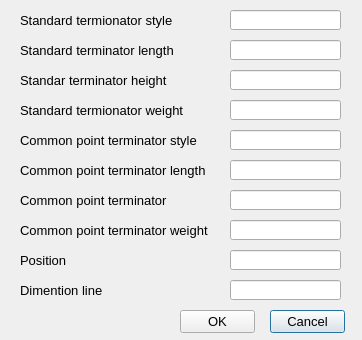
<?xml version="1.0" encoding="UTF-8"?>
<ui version="4.0">
 <class>dialog</class>
 <widget class="QDialog" name="dialog">
  <property name="geometry">
   <rect>
    <x>0</x>
    <y>0</y>
    <width>362</width>
    <height>340</height>
   </rect>
  </property>
  <property name="font">
   <font>
    <pointsize>10</pointsize>
   </font>
  </property>
  <property name="windowTitle">
   <string>Dimension terminator options</string>
  </property>
  <widget class="QLabel" name="label_53">
   <property name="geometry">
    <rect>
     <x>20</x>
     <y>10</y>
     <width>211</width>
     <height>20</height>
    </rect>
   </property>
   <property name="font">
    <font>
     <pointsize>10</pointsize>
    </font>
   </property>
   <property name="text">
    <string>Standard termionator style</string>
   </property>
   <property name="alignment">
    <set>Qt::AlignLeading|Qt::AlignLeft|Qt::AlignVCenter</set>
   </property>
  </widget>
  <widget class="QLineEdit" name="lineEdit_35">
   <property name="geometry">
    <rect>
     <x>230</x>
     <y>10</y>
     <width>111</width>
     <height>20</height>
    </rect>
   </property>
  </widget>
  <widget class="QLineEdit" name="lineEdit_36">
   <property name="geometry">
    <rect>
     <x>230</x>
     <y>40</y>
     <width>111</width>
     <height>20</height>
    </rect>
   </property>
  </widget>
  <widget class="QLabel" name="label_54">
   <property name="geometry">
    <rect>
     <x>20</x>
     <y>40</y>
     <width>211</width>
     <height>20</height>
    </rect>
   </property>
   <property name="font">
    <font>
     <pointsize>10</pointsize>
    </font>
   </property>
   <property name="text">
    <string>Standard terminator length</string>
   </property>
   <property name="alignment">
    <set>Qt::AlignLeading|Qt::AlignLeft|Qt::AlignVCenter</set>
   </property>
  </widget>
  <widget class="QPushButton" name="pushButton_3">
   <property name="geometry">
    <rect>
     <x>270</x>
     <y>310</y>
     <width>75</width>
     <height>23</height>
    </rect>
   </property>
   <property name="text">
    <string>Cancel</string>
   </property>
  </widget>
  <widget class="QPushButton" name="pushButton_4">
   <property name="geometry">
    <rect>
     <x>180</x>
     <y>310</y>
     <width>75</width>
     <height>23</height>
    </rect>
   </property>
   <property name="text">
    <string>OK</string>
   </property>
  </widget>
  <widget class="QLineEdit" name="lineEdit_38">
   <property name="geometry">
    <rect>
     <x>230</x>
     <y>70</y>
     <width>111</width>
     <height>20</height>
    </rect>
   </property>
  </widget>
  <widget class="QLabel" name="label_56">
   <property name="geometry">
    <rect>
     <x>20</x>
     <y>70</y>
     <width>211</width>
     <height>20</height>
    </rect>
   </property>
   <property name="font">
    <font>
     <pointsize>10</pointsize>
    </font>
   </property>
   <property name="text">
    <string>Standar terminator height</string>
   </property>
   <property name="alignment">
    <set>Qt::AlignLeading|Qt::AlignLeft|Qt::AlignVCenter</set>
   </property>
  </widget>
  <widget class="QLineEdit" name="lineEdit_37">
   <property name="geometry">
    <rect>
     <x>230</x>
     <y>100</y>
     <width>111</width>
     <height>20</height>
    </rect>
   </property>
  </widget>
  <widget class="QLineEdit" name="lineEdit_39">
   <property name="geometry">
    <rect>
     <x>230</x>
     <y>130</y>
     <width>111</width>
     <height>20</height>
    </rect>
   </property>
  </widget>
  <widget class="QLabel" name="label_57">
   <property name="geometry">
    <rect>
     <x>20</x>
     <y>160</y>
     <width>211</width>
     <height>20</height>
    </rect>
   </property>
   <property name="font">
    <font>
     <pointsize>10</pointsize>
    </font>
   </property>
   <property name="text">
    <string>Common point terminator length</string>
   </property>
   <property name="alignment">
    <set>Qt::AlignLeading|Qt::AlignLeft|Qt::AlignVCenter</set>
   </property>
  </widget>
  <widget class="QLabel" name="label_55">
   <property name="geometry">
    <rect>
     <x>20</x>
     <y>130</y>
     <width>211</width>
     <height>20</height>
    </rect>
   </property>
   <property name="font">
    <font>
     <pointsize>10</pointsize>
    </font>
   </property>
   <property name="text">
    <string>Common point terminator style</string>
   </property>
   <property name="alignment">
    <set>Qt::AlignLeading|Qt::AlignLeft|Qt::AlignVCenter</set>
   </property>
  </widget>
  <widget class="QLineEdit" name="lineEdit_40">
   <property name="geometry">
    <rect>
     <x>230</x>
     <y>160</y>
     <width>111</width>
     <height>20</height>
    </rect>
   </property>
  </widget>
  <widget class="QLabel" name="label_58">
   <property name="geometry">
    <rect>
     <x>20</x>
     <y>100</y>
     <width>211</width>
     <height>20</height>
    </rect>
   </property>
   <property name="font">
    <font>
     <pointsize>10</pointsize>
    </font>
   </property>
   <property name="text">
    <string>Standard termionator weight</string>
   </property>
   <property name="alignment">
    <set>Qt::AlignLeading|Qt::AlignLeft|Qt::AlignVCenter</set>
   </property>
  </widget>
  <widget class="QLineEdit" name="lineEdit_41">
   <property name="geometry">
    <rect>
     <x>230</x>
     <y>220</y>
     <width>111</width>
     <height>20</height>
    </rect>
   </property>
  </widget>
  <widget class="QLineEdit" name="lineEdit_42">
   <property name="geometry">
    <rect>
     <x>230</x>
     <y>190</y>
     <width>111</width>
     <height>20</height>
    </rect>
   </property>
  </widget>
  <widget class="QLabel" name="label_59">
   <property name="geometry">
    <rect>
     <x>20</x>
     <y>220</y>
     <width>211</width>
     <height>20</height>
    </rect>
   </property>
   <property name="font">
    <font>
     <pointsize>10</pointsize>
    </font>
   </property>
   <property name="text">
    <string>Common point terminator weight</string>
   </property>
   <property name="alignment">
    <set>Qt::AlignLeading|Qt::AlignLeft|Qt::AlignVCenter</set>
   </property>
  </widget>
  <widget class="QLabel" name="label_60">
   <property name="geometry">
    <rect>
     <x>20</x>
     <y>190</y>
     <width>211</width>
     <height>20</height>
    </rect>
   </property>
   <property name="font">
    <font>
     <pointsize>10</pointsize>
    </font>
   </property>
   <property name="text">
    <string>Common point terminator</string>
   </property>
   <property name="alignment">
    <set>Qt::AlignLeading|Qt::AlignLeft|Qt::AlignVCenter</set>
   </property>
  </widget>
  <widget class="QLabel" name="label_61">
   <property name="geometry">
    <rect>
     <x>20</x>
     <y>250</y>
     <width>211</width>
     <height>20</height>
    </rect>
   </property>
   <property name="font">
    <font>
     <pointsize>10</pointsize>
    </font>
   </property>
   <property name="text">
    <string>Position</string>
   </property>
   <property name="alignment">
    <set>Qt::AlignLeading|Qt::AlignLeft|Qt::AlignVCenter</set>
   </property>
  </widget>
  <widget class="QLineEdit" name="lineEdit_43">
   <property name="geometry">
    <rect>
     <x>230</x>
     <y>250</y>
     <width>111</width>
     <height>20</height>
    </rect>
   </property>
  </widget>
  <widget class="QLineEdit" name="lineEdit_44">
   <property name="geometry">
    <rect>
     <x>230</x>
     <y>280</y>
     <width>111</width>
     <height>20</height>
    </rect>
   </property>
  </widget>
  <widget class="QLabel" name="label_62">
   <property name="geometry">
    <rect>
     <x>20</x>
     <y>280</y>
     <width>211</width>
     <height>20</height>
    </rect>
   </property>
   <property name="font">
    <font>
     <pointsize>10</pointsize>
    </font>
   </property>
   <property name="text">
    <string>Dimention line</string>
   </property>
   <property name="alignment">
    <set>Qt::AlignLeading|Qt::AlignLeft|Qt::AlignVCenter</set>
   </property>
  </widget>
 </widget>
 <resources/>
 <connections/>
</ui>
